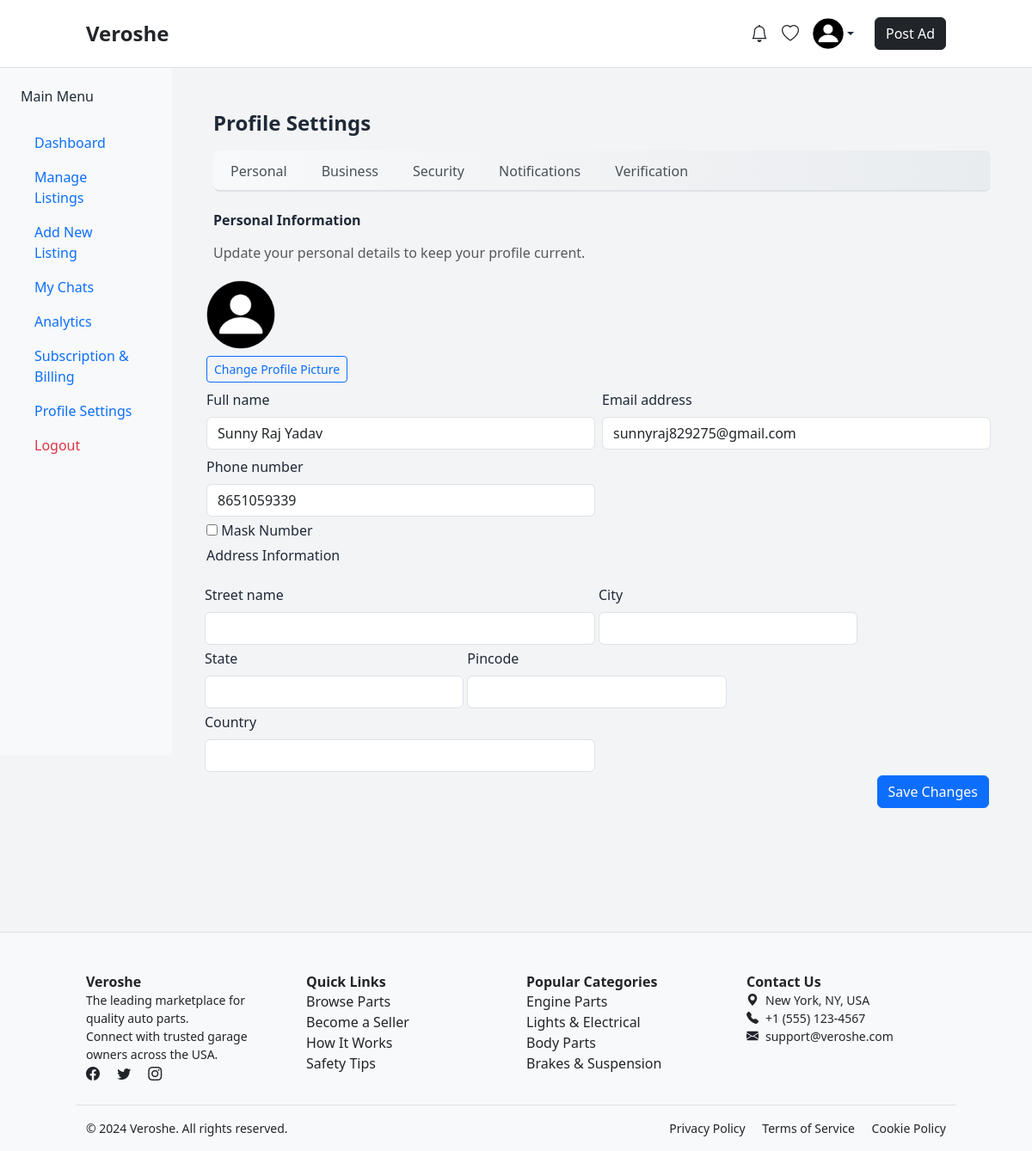
Page /dashboard/profile-settings/ (signed in) on the committed database.
### core/models.py (models this page shows, shortened)
class UserProfile(models.Model):
    user = models.OneToOneField(User, on_delete=models.CASCADE)
    full_name = models.CharField(max_length=100, blank=True, null=True)
    email = models.EmailField(max_length=255, blank=True, null=True)
    profile_picture = models.ImageField(upload_to='profile_images/', default='profile_images/profile-l.png', null=True, blank=True)
    phone_number = models.CharField(max_length=15, blank=True)
    phone_verified = models.BooleanField(default=False)
    two_factor_enabled = models.BooleanField(default=False)
    govt_id = models.FileField(upload_to='verification/govt_ids/', blank=True, null=True)
    govt_id_verified = models.BooleanField(default=False)
    business_license = models.FileField(upload_to='verification/business_licenses/', blank=True, null=True)
    business_license_verified = models.BooleanField(default=False)
    street_name = models.CharField(max_length=100, blank=True, null=True)
    city = models.CharField(max_length=50, blank=True, null=True)
    state = models.CharField(max_length=50, blank=True, null=True)
    pincode = models.CharField(max_length=10, blank=True, null=True)
    country = models.CharField(max_length=50, blank=True, null=True)

class User(AbstractUser):
    USER_TYPE_CHOICES = (
        ('buyer', 'Buyer'),
        ('seller', 'Seller'),
    )
    user_type = models.CharField(max_length= 10, choices=USER_TYPE_CHOICES, default='buyer')
    profile_image = models.ImageField(upload_to='profiles/', blank= True, null=True)

### core/views.py (the view)
# urls.py: path('dashboard/profile-settings/', views.profile_settings, name='profile_settings'),
@login_required
def profile_settings(request):
    user = request.user
    profile = user.userprofile
    if request.method == 'POST':
        user_form = UserForm(request.POST, instance=user)
        profile_form = UserProfileForm(request.POST, request.FILES, instance=profile)
        if user_form.is_valid() and profile_form.is_valid():
            user_form.save()
            profile_form.save()
            return redirect('profile_settings')  # or show success message
    else:
        user_form = UserForm(instance=user)
        profile_form = UserProfileForm(instance=profile)
    return render(request, 'core/profile_settings.html', {
        'user_form': user_form,
        'profile_form': profile_form,
    })

### core/forms.py
class UserForm(forms.ModelForm):
    class Meta:
        model = User
        fields = ['first_name', 'last_name', 'email']

class UserProfileForm(forms.ModelForm):
    class Meta:
        model = UserProfile
        fields = ['profile_picture', 'full_name', 'email', 'phone_number', 'street_name', 'city', 'state', 'pincode', 'country']

### core/templates/core/profile_settings.html (shortened to what this page needs)
{% extends 'core/base.html' %}
{% load widget_tweaks %}
{% load static %}
{% block content %}
<div class="container-fluid">
  <div class="row">
    <div class="col-md-3 col-lg-2 bg-light vh-100 p-4">
      <h5 class="mb-4">Main Menu</h5>
      <ul class="nav flex-column">
        <li class="nav-item"><a href="{% url 'seller_dashboard' %}" class="nav-link">Dashboard</a></li>
        <li class="nav-item"><a href="{% url 'manage_ads' %}" class="nav-link">Manage Listings</a></li>
        <li class="nav-item"><a href="#" class="nav-link">Add New Listing</a></li>
        <li class="nav-item"><a href="#" class="nav-link">My Chats</a></li>
        <li class="nav-item"><a href="#" class="nav-link">Analytics</a></li>
        <li class="nav-item"><a href="#" class="nav-link">Subscription & Billing</a></li>
        <li class="nav-item"><a href="{% url 'profile_settings' %}" class="nav-link">Profile Settings</a></li>
        <li class="nav-item"><a href="{% url 'logout' %}" class="nav-link text-danger">Logout</a></li>
      </ul>
    </div>
    <div class="col-md-9 col-lg-10 p-4">
      <div class="container mx-auto p-4">
        <div class="d-flex justify-between align-items-center">
          <h2 class="text-2xl font-bold mb-3">Profile Settings</h2>
        </div>
        {% include 'core/tabs.html'  %}
          <form method="post" enctype="multipart/form-data">
            <div class ="row align-items-center mb-4">
              <div class ="col-md-8">
                <h5 class="mb-3 font-semibold">Personal Information</h5>
                <p class="text-muted mb-1">Update your personal details to keep your profile current.</p>
              </div>
              <div class="row g-2 mb-4">
                <div class="col-md-12">
                  {% if user.profile.profile_picture %}
                    <img src="{{ user.profile.profile_picture.url }}"
                         alt="Profile Picture"
                         class="rounded-circle img-fluid"
                         style="width: 80px; height: 80px; object-fit: cover;">
                  {% else %}
                    <img src="{% static 'images/profile-l.png' %}"
                         alt="Default Avatar"
                         class="rounded-circle img-fluid"
                         style="width: 80px; height: 80px; object-fit: cover;">
                  {% endif %}
                  <div class="mt-2">
                    <a href="{% url 'edit_profile_picture' %}" class="btn btn-outline-primary btn-sm">
                      Change Profile Picture
                    </a>
                  </div>
                </div>
                <div class="col-md-6 md-3">
                  <label class="form-label">{{ profile_form.full_name.label }}</label>
                  {{ profile_form.full_name|add_class:"form-control" }}
                </div>
                <div class="col-md-6">
                  <label class="form-label">{{ user_form.email.label }}</label>
                  {{ user_form.email|add_class:"form-control" }}
                </div>
                <div class="col-md-6">
                  <label class="form-label">{{ profile_form.phone_number.label }}</label>
                  {{ profile_form.phone_number|add_class:"form-control"|attr:"id:phone" }}
                  <label class="mt-1 d-block">
                      <input type="checkbox" id="maskToggle" /> Mask Number
                  </label>
                </div>
              <h6 class ="mb-3"> Address Information</h6>
              <div class ="row g-1">
                <div class="col-md-6">
                  <label class="form-label">{{ profile_form.street_name.label }}</label>
                  {{ profile_form.street_name|add_class:"form-control" }}
                </div>
                <div class="col-md-4">
                  <label class="form-label">{{ profile_form.city.label }}</label>
                  {{ profile_form.city|add_class:"form-control" }}
                </div>
                <div class="col-md-4">
                  <label class="form-label">{{ profile_form.state.label }}</label>
                  {{ profile_form.state|add_class:"form-control" }}
                </div>
                <div class="col-md-4">
                  <label class="form-label">{{ profile_form.pincode.label }}</label>
                  {{ profile_form.pincode|add_class:"form-control" }}
                </div>
                <div class="col-md-6">
                  <label class="form-label">{{ profile_form.country.label }}</label>
                  {{ profile_form.country|add_class:"form-control" }}
                </div>
              <div class="col-12 text-end">
                <button type="submit" class="btn btn-primary">Save Changes</button>
              </div>
            </div>
          </form>
      </div>
    </div>
  </div>
</div>
{% endblock %}

### rows in the picture
UserProfile: full_name "Sunny Raj Yadav", phone_number "8651059339"
User: email "sunnyraj829275@gmail.com"

### other values in the picture
{{ profile_form.full_name.label }} "Full name"
{{ user_form.email.label }} "Email address"
{{ profile_form.phone_number.label }} "Phone number"
{{ profile_form.street_name.label }} "Street name"
{{ profile_form.city.label }} "City"
{{ profile_form.state.label }} "State"
{{ profile_form.pincode.label }} "Pincode"
{{ profile_form.country.label }} "Country"
